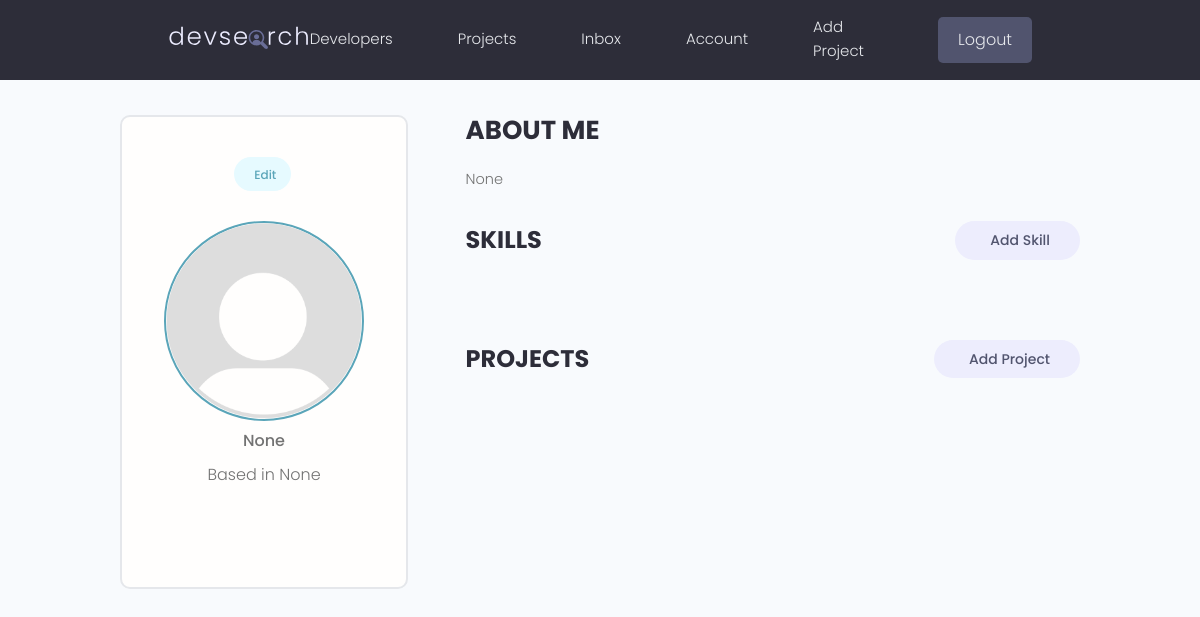
The app's page /account/ (signed in), older data.
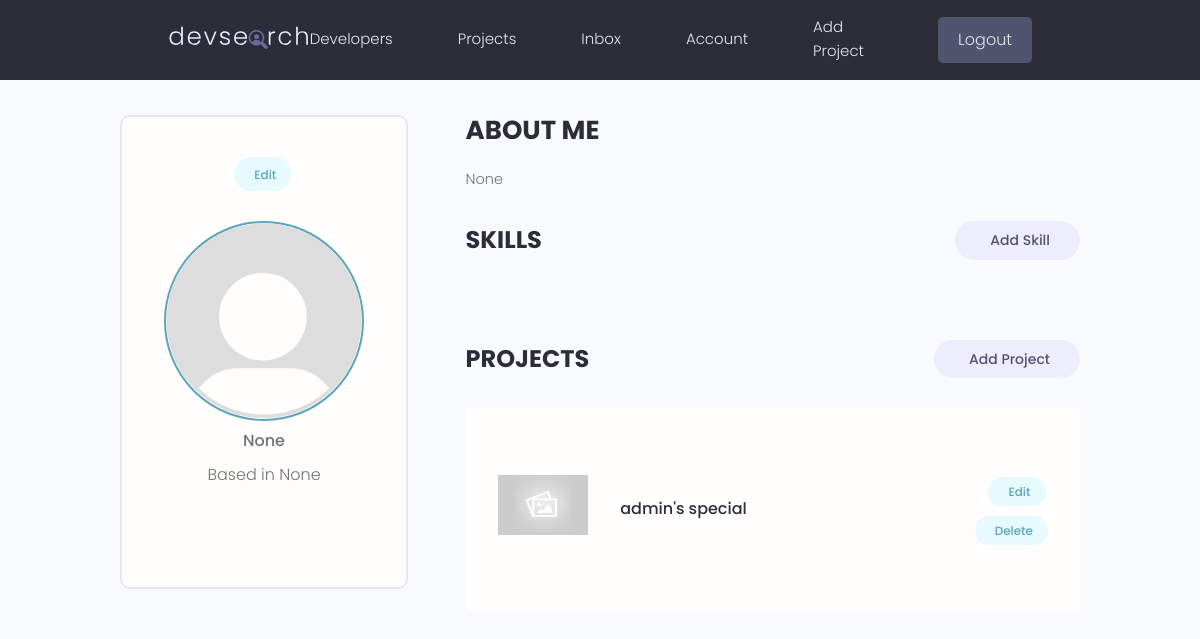
The same page, newer data.
### users/models.py (models this page shows, shortened)
class Profile(models.Model):
    user = models.OneToOneField(User, on_delete = models.CASCADE, null = True, blank = True)
    name = models.CharField(max_length = 200, blank = True, null = True)
    username = models.CharField(unique = True, max_length=200, blank = True, null = True)
    location = models.CharField(max_length=200, blank = True, null = True)
    email = models.EmailField(max_length = 500, blank = True, null = True)
    short_intro = models.CharField(max_length = 200, blank = True, null = True)
    bio = models.TextField(blank = True, null = True)
    profile_image = models.ImageField(null = True, blank = True, upload_to = 'profiles/', default="profiles/default.png")
    social_github = models.CharField(max_length = 200, blank=True, null = True)
    social_twitter = models.CharField(max_length = 200, blank=True, null = True)
    social_linkedin = models.CharField(max_length = 200, blank=True, null = True)
    social_youtube = models.CharField(max_length = 200, blank=True, null = True)
    social_website = models.CharField(max_length = 200, blank=True, null = True)
    created = models.DateTimeField(auto_now_add=True)
    id = models.UUIDField(default = uuid.uuid4, primary_key=True, unique=True, editable=False)

### projects/models.py (models this page shows, shortened)
class Project(models.Model):
    owner = models.ForeignKey(Profile, null = True, blank=True, on_delete=models.SET_NULL)
    title = models.CharField(max_length = 200)
    description = models.TextField(null = True, blank = True)
    demo_link = models.CharField(max_length=2000, null =True, blank = True)
    source_link = models.CharField(max_length=2000, null = True, blank = True)
    featured_image = models.ImageField(null = True, blank = True, default = "default.jpg")
    created = models.DateTimeField(auto_now_add=True)
    tags = models.ManyToManyField('Tag', blank = True)
    votes_total = models.IntegerField(default=0, null = True, blank = True)
    votes_ratio = models.IntegerField(default=0, null = True, blank = True)
    id = models.UUIDField(default=uuid.uuid4, unique=True,primary_key=True, editable=False)
    class Meta:
        ordering = ['-votes_ratio', '-votes_total']

### users/views.py (the view)
# urls.py: path('account/', views.userAccount, name = 'account'),
@login_required(login_url='login')
def userAccount(request):
    profile = request.user.profile
    skills = profile.skill_set.all()
    projects = profile.project_set.all()
    return render(request, 'users/account.html', {'profile':profile, 'skills':skills, 'projects':projects})

### users/templates/users/account.html (shortened to what this page needs)
{% extends 'main.html' %}
{% block content %}
<main class="settingsPage profile my-md">
    <div class="container">
      <div class="layout">
        <div class="column column--1of3">
          <div class="card text-center">
            <div class="card__body dev">
              <a class="tag tag--pill tag--main settings__btn" href="{% url 'edit-account' %}"> Edit</a>
              <img class="avatar avatar--xl dev__avatar" src="{{profile.profile_image.url}}" />
              <p class="dev__title">{{profile.short_intro}}</p>
              <p class="dev__location">Based in {{profile.location}}</p>
            </div>
          </div>
        </div>
        <div class="column column--2of3">
          <div class="devInfo">
            <h3 class="devInfo__title">About Me</h3>
            <p class="devInfo__about">{{profile.bio}}</p>
          </div>
          <div class="settings">
            <h3 class="settings__title">Skills</h3>
            <a class="tag tag--pill tag--sub settings__btn tag--lg" href="{% url 'create-skill' %} "> Add Skill</a>
          </div>
          <div class="settings">
            <h3 class="settings__title">Projects</h3>
            <a class="tag tag--pill tag--sub settings__btn tag--lg" href="{% url 'create-project' %}"> Add Project</a>
          </div>
          <table class="settings__table">
            {% for project in projects %}
            <tr>
                <td class="settings__thumbnail">
                  <a href="{% url 'project' project.id %}"><img src="{{project.featured_image.url}}" alt="Project Thumbnail" /></a>
                </td>
                <td class="settings__tableInfo">
                  <a href="{% url 'project' project.id %}">{{project.title}}</a>
                </td>
                <td class="settings__tableActions">
                  <a class="tag tag--pill tag--main settings__btn" href="{% url 'update-project' project.id %}"> Edit</a>
                  <a class="tag tag--pill tag--main settings__btn" href="{% url 'delete-project' project.id %}?next=/account/">
                    Delete</a>
                </td>
              </tr>
            {% endfor %}
          </table>
        </div>
      </div>
    </div>
  </main>
{% endblock content %}

### templates/main.html (shortened to what this page needs)
<!DOCTYPE html>
{% load static %}
<html lang="en">
<head>
  <link rel="stylesheet" href="https://cdnjs.cloudflare.com/ajax/libs/font-awesome/6.4.0/css/all.min.css" />
  <link rel="stylesheet" href="{% static 'uikit/styles/uikit.css' %}" />
  <link rel="stylesheet" href="{% static 'styles/app.css' %}"/>
</head>
<body>
    {% include 'navbar.html' %}
    {% block content %}
    {% endblock content %}
</body>
</html>

### templates/navbar.html (shortened to what this page needs)
{% load static %}
<header class="header">
    <div class="container container--narrow">
      <a href="{% url 'profiles' %}" class="header__logo">
        <img src="{% static 'images/logo.svg' %}" alt="DevSearch Logo" />
      </a>
      <nav class="header__nav">
        <ul class="header__menu">
          <li class="header__menuItem"><a href="{% url 'profiles' %}">Developers</a></li>
          <li class="header__menuItem"><a href="{% url 'projects' %}">Projects</a></li>
          {% if request.user.is_authenticated %}
          <li class="header__menuItem"><a href="{% url 'inbox' %}">Inbox</a></li>
          <li class="header__menuItem"><a href="{% url 'account' %}">Account</a></li>
          <li class="header__menuItem"><a href="{% url 'create-project' %}">Add Project</a></li>
          <li class="header__menuItem"><a href="{% url 'logout' %}" class="btn btn--sub">Logout</a></li>
          {% else %}<li class="header__menuItem"><a href="{% url 'login' %}" class="btn btn--sub">Login/Sign Up</a></li>
          {% endif %}
        </ul>
      </nav>
    </div>
  </header>

### static/styles/app.css (style rules this page uses)
:root { --color-sub: #2d2d39; }
.btn--sub { background-color: var(--color-sub-light); }
.card { border: 2px solid var(--color-light); }
img { width: 100%; }
.header { position: sticky; z-index: 111; background-color: var(--color-sub); padding: 1.5rem 0; }
.header > .container { display: flex; justify-content: space-between; align-items: center; }
.header__logo > img { height: 3.8rem; }
.header__nav > ul { display: inline-flex; align-items: center; list-style: none; gap: 6.5rem; }
.header__menuItem > a { color: var(--color-light); font-weight: 300; }
.profile .card > .dev { padding: 4rem; }
.dev__avatar { display: block; margin: auto; }
.dev__title { font-size: 1.6rem; font-weight: 500; line-height: 1.3; }
.dev__location { margin-top: 1rem; }
.devInfo { margin-bottom: 3rem; }
.devInfo__title, .devInfo__subtitle { font-size: 2.6rem; color: var(--color-sub); text-transform: uppercase; font-weight: 700; margin-bottom: 1.5rem; }
.devInfo__about, .devSkill__info { font-size: 1.45rem; line-height: 1.7; text-align: justify; }
.settingsPage .dev > .settings__btn { display: inline-block; margin-bottom: 3rem; }
.settings { display: flex; justify-content: space-between; align-items: center; }
.settings__title { font-size: 2.4rem; text-transform: uppercase; font-weight: 700; color: var(--color-sub); }
.settings__table { margin-top: 3rem; margin-bottom: 5rem; padding: 0 3rem; background: var(--color-white); }
.settings__table tr { width: 100%; }
.settings__table tr > td { padding: 2rem 0; }
.settings__thumbnail { width: 23%; min-width: 10rem; }
.settings__thumbnail img { padding-right: 3rem; height: 15rem; object-fit: contain; }
.settings__tableInfo { width: 100%; }
.settings__tableInfo h4, .settings__tableInfo a { padding-right: 1rem; width: auto; font-size: 1.6rem; font-weight: 500; color: var(--color-sub); }
.settings__tableActions { text-align: right; }

### static/uikit/styles/modules/_variables.css (style rules this page uses)
:root { --color-main: #5aa5b9; --color-main-light: #e6faff; --color-sub: #3f4156; --color-sub-light: #51546e; --color-sub-lighter: #ededfd; --color-text: #737373; --color-gray: #8b8b8b; --color-light: #e5e7eb; --color-light-gray: #767676; --color-bg: #f8fafd; --color-white: #fffefd; --color-white-light: #f3f3f3; --color-success: #359e64; --color-success-bg: #def8e8; --color-error: #fc4b0b; --color-error-bg: #fff2ee; --font-base: 'Poppins', arial, helvetica, 'Segoe UI', roboto, ubuntu, sans-serif; --font-monospace: 'Fira Code', 'Courier New', courier, monospace; --font-regular: 300; --font-medium: 500; --font-bold: 700; --generic-shadow: 1px 1px 5px #00000010; --generic-transition: all 0.3s ease-in-out; }

### static/uikit/styles/modules/_base.css (style rules this page uses)
* { margin: 0; padding: 0; box-sizing: border-box; text-rendering: optimizeLegibility; color: inherit; font-size: inherit; }
html { font-size: 50%; }
@media only screen and (min-width: 480px) { html { font-size: 56.25%; } }
@media only screen and (min-width: 1200px) { html { font-size: 62.5%; } }
body { line-height: 1.6; font-weight: 400; font-size: 1.5rem; color: var(--color-text); background-color: var(--color-bg); min-height: 100vh; }

### static/uikit/styles/modules/_typography.css (style rules this page uses)
* { font-family: var(--font-base); }
h3 { font-size: 3.2rem; font-weight: var(--font-medium); }
p, span, strong { font-size: 1.6rem; color: var(--color-text); font-weight: var(--font-regular); }
a { padding-bottom: 2px; text-decoration: none; display: inline-block; color: var(--color-main); font-weight: var(--font-medium); }

### static/uikit/styles/modules/_utilities.css (style rules this page uses)
.container { width: 92%; max-width: 165rem; margin: 0 auto; box-sizing: border-box; }
.container--narrow { width: 92%; max-width: 120rem; }
@media screen and (min-width: 1000px) { .container { width: 90%; } }
@media screen and (min-width: 1000px) { .container--narrow { width: 85%; } }
@media screen and (min-width: 1200px) { .container { width: 80%; } }
@media screen and (min-width: 1200px) { .container--narrow { width: 72%; } }
.text-center { text-align: center; }
.my-md { margin: 3rem auto; }

### static/uikit/styles/modules/_avatar.css (style rules this page uses)
.avatar { border-radius: 50%; border: 2px solid var(--color-main); object-fit: cover; }
.avatar--xl { height: 20rem; width: 20rem; }

### static/uikit/styles/modules/_card.css (style rules this page uses)
.card { border-radius: 1rem; background-color: var(--color-white); border: 1.5px solid var(--color-light); width: auto; height: auto; margin-top: 0.5rem; margin-bottom: 0.5rem; overflow: hidden; }
.card__body, .card__header { padding: 2rem 2.5rem; }

### static/uikit/styles/modules/_layout.css (style rules this page uses)
.layout { display: flex; flex-flow: row wrap; justify-content: space-between; }
.layout > .column { margin-bottom: 3rem; }
.layout > .column.column--1of3 { flex-basis: 30%; }
.layout > .column.column--2of3 { flex-basis: 64%; }

Row changes from the older to the newer data that the page shows:
added Project: featured_image (placeholder picture), title "admin's special"
